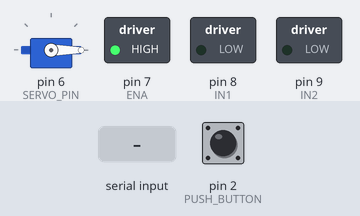
Recording of a sketch running on a simulated Arduino Uno, built with avr-gcc and run on an emulated ATmega328P. Shown: servo, switched loads named in the sketch (green lamp = pin HIGH). Inputs (shaded band) come from the test bench; at power-on: pin 2 (PUSH_BUTTON) HIGH. Pins used as bus, display or sensor lines are not drawn.

Above: at 1.2 s.
1.3 s: "B" received over Serial
At 1.7 s:
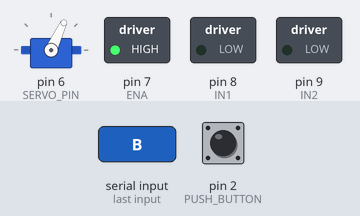
4.3 s: "F" received over Serial
At 5.5 s:
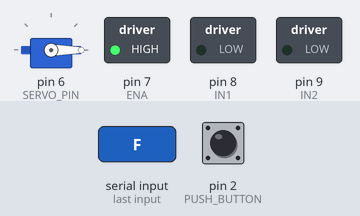
5.8 s: pin 2 (PUSH_BUTTON) pulled LOW for 1 s
At 7.2 s:
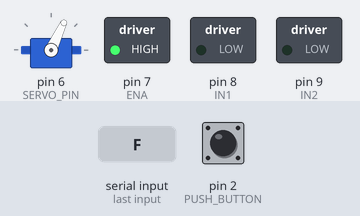
Timing chart, 0 to 8.8 s (numbered marks = the images above; inputs shaded):
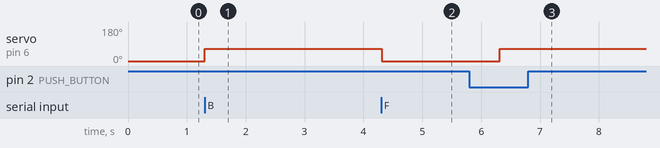

The sketch:

rfid.ino
```cpp
#include <SPI.h>
#include <MFRC522.h>
#include <Servo.h>
Servo s;

#define ENA 7
#define IN1 8
#define IN2 9

#define SS_PIN 10
#define RST_PIN 5

#define SERVO_PIN 6

#define PUSH_BUTTON 2

unsigned long buttonPressStart = 0;
bool buttonHandled = false;

MFRC522 mfrc522(SS_PIN, RST_PIN);

#define OPEN 65
#define CLOSE 0

int DOOR_STATE = CLOSE;

byte readCard[4];
String tag_UID1 = "6E8EAB4";
String tag_UID2 = "6FDD75";
String tagID = "";

void forward() {
  digitalWrite(IN1, HIGH);
  digitalWrite(IN2, LOW);
}

void backward() {
  digitalWrite(IN1, LOW);
  digitalWrite(IN2, HIGH);
}

void stopMotor() {
  digitalWrite(IN1, LOW);
  digitalWrite(IN2, LOW);
}

boolean readID() {
  if (!mfrc522.PICC_IsNewCardPresent()) return false;
  if (!mfrc522.PICC_ReadCardSerial()) return false;

  tagID = "";
  for (uint8_t i = 0; i < 4; i++) {
    tagID.concat(String(mfrc522.uid.uidByte[i], HEX));
  }
  tagID.toUpperCase();

  mfrc522.PICC_HaltA();
  return true;
}

void toggleDoor() {
  if (DOOR_STATE == OPEN) {
    s.write(CLOSE);
    DOOR_STATE = CLOSE;
  } else {
    s.write(OPEN);
    DOOR_STATE = OPEN;
  }
}

void setup() {
  pinMode(ENA, OUTPUT);
  pinMode(IN1, OUTPUT);
  pinMode(IN2, OUTPUT);
  analogWrite(ENA, 255);
  stopMotor();

  pinMode(PUSH_BUTTON, INPUT_PULLUP);

  s.attach(SERVO_PIN);
  s.write(DOOR_STATE);

  Serial.begin(9600);
  SPI.begin();
  mfrc522.PCD_Init();
}

void loop() {
  if (readID()) {
    if (tagID == tag_UID1 || tagID == tag_UID2) {
      Serial.println("Authorized access");
      //forward();
      //delay(2000);
      //stopMotor();
      if(DOOR_STATE == OPEN){
        Serial.println("1");
        s.write(CLOSE);
        DOOR_STATE = CLOSE;
      }
      else{
        Serial.println("0");
        s.write(OPEN);
        DOOR_STATE = OPEN;
      }
    } else {
      Serial.println("Access denied");
      Serial.println(tagID);
      stopMotor();
    }
  }

bool currentState = digitalRead(PUSH_BUTTON);
if (currentState == LOW) {
  if (buttonPressStart == 0) {
    buttonPressStart = millis();
  } else if (!buttonHandled && millis() - buttonPressStart >= 500) {
    toggleDoor();
    buttonHandled = true;
  }
}

if (currentState == HIGH) {
  buttonPressStart = 0;
  buttonHandled = false;
}

  if (Serial.available()) {
    char cmd = Serial.read();

    if (cmd == 'B') {
      s.write(OPEN);
      DOOR_STATE = OPEN;
    }
    else if (cmd == 'F'){
      s.write(CLOSE);
      DOOR_STATE = CLOSE;
    }
  }
}
```

Measured:
- after the input at 1.3 s, servo on pin 6 (SERVO_PIN): 0° → 65° at once
- after the input at 4.3 s, servo on pin 6 (SERVO_PIN): 65° → 0° at once
- after the input at 5.8 s, servo on pin 6 (SERVO_PIN): 0° → 65° after 0.52 s
